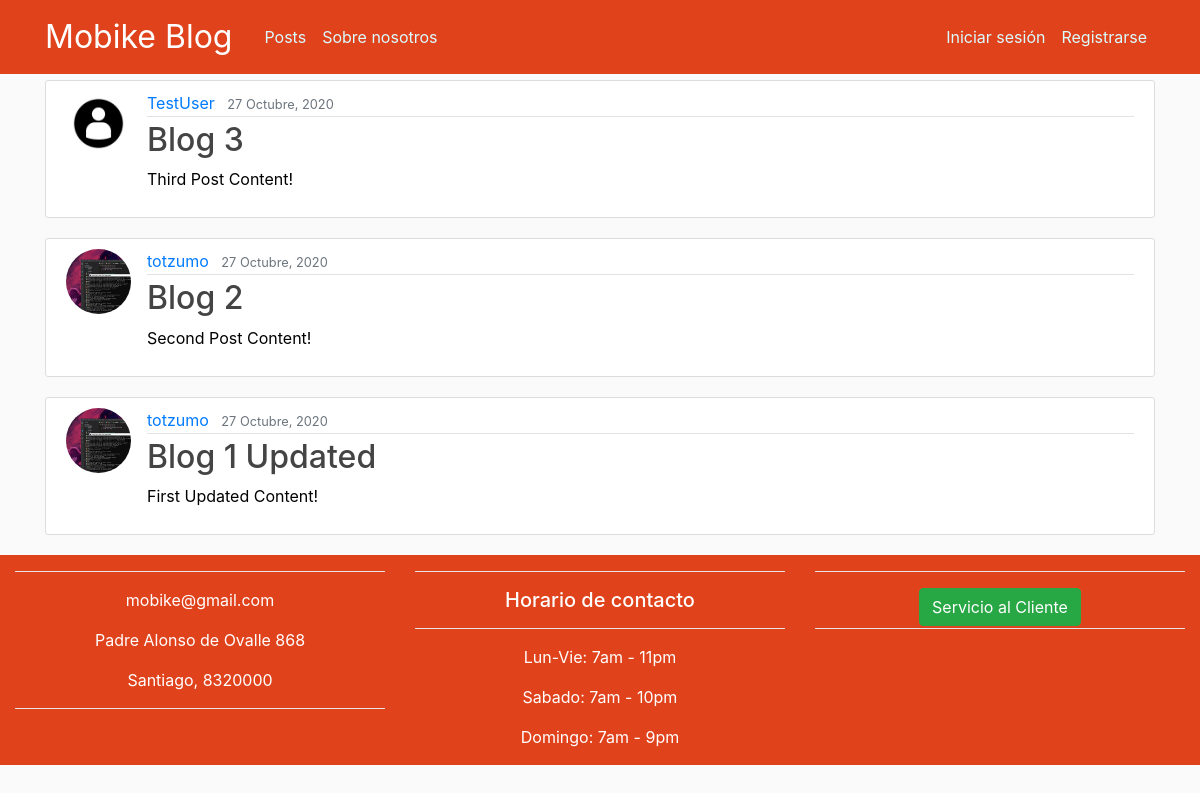
/, run on an earlier commit of the app's database.
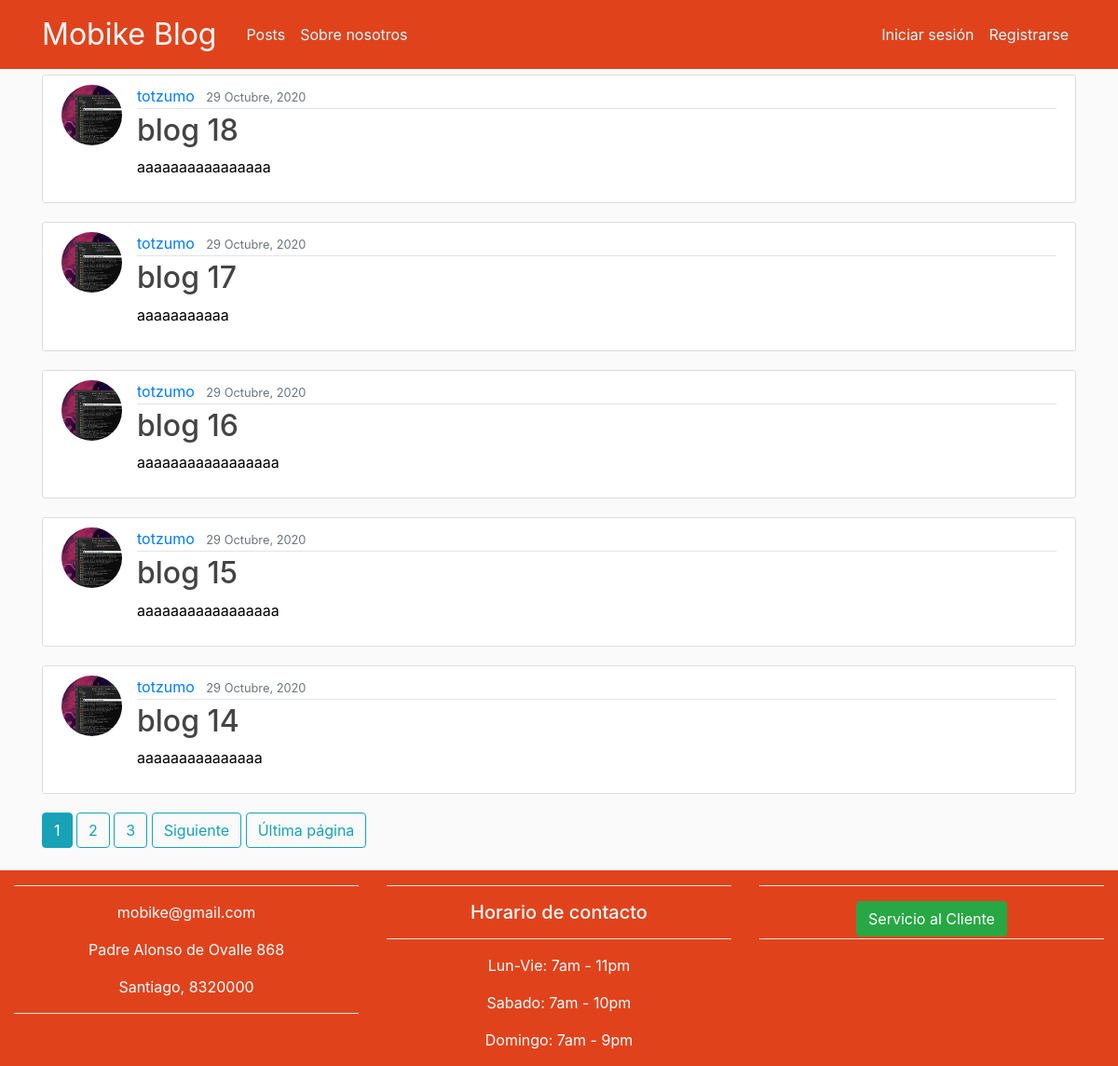
And on a later commit of the database.
### blog/models.py (models this page shows, shortened)
class Post(models.Model):
    title = models.CharField(max_length=100)
    content = models.TextField()
    date_posted = models.DateTimeField(default=timezone.now)
    author = models.ForeignKey(User, on_delete=models.CASCADE)

### users/models.py (models this page shows, shortened)
class Profile(models.Model):
    user = models.OneToOneField(User, on_delete=models.CASCADE)
    image = models.ImageField(default='default.jpg', upload_to='profile_pics')

### blog/views.py (the view)
# urls.py: path('', PostListView.as_view(), name='blog-home'),
class PostListView(ListView):
    model = Post
    template_name = 'blog/home.html'
    context_object_name = 'posts'
    ordering = ['-date_posted']
    paginate_by = 5

### blog/templates/blog/home.html (shortened to what this page needs)
{% extends "blog/base.html" %}
{% block content %}
    {% for post in posts %}
    <article class="media content-section">
        <img class="rounded-circle article-img" src="{{ post.author.profile.image.url }}">
        <div class="media-body">
            <div class="article-metadata">
                <a class="mr-2" href="{% url 'user-posts' post.author.username %}">{{ post.author }}</a>
                <small class="text-muted">{{ post.date_posted|date:"d F, Y" }}</small>
            </div>
            <h2><a class="article-title" href="{% url 'post-detail' post.id %}">{{ post.title }}</a></h2>
            <p class="article-content">{{ post.content }}</p>
        </div>
    </article>
    {% endfor %}
    {% if is_paginated %}
        {% for num in page_obj.paginator.page_range %}
            {% if page_obj.number == num %}
                <a class="btn btn-info mb-4" href="?page={{ num }}">{{ num }}</a>
            {% elif num > page_obj.number|add:'-3' and num < page_obj.number|add:'3' %}
                <a class="btn btn-outline-info mb-4" href="?page={{ num }}">{{ num }}</a>
            {% endif %}
        {% endfor %}
        {% if page_obj.has_next %}
            <a class="btn btn-outline-info mb-4" href="?page={{ page_obj.next_page_number }}">Siguiente</a>
            <a class="btn btn-outline-info mb-4" href="?page={{ page_obj.paginator.num_pages }}">Última página</a>
        {% endif %}
    {% endif %}
{% endblock content %}

What changed in the data, as far as the page shows it:
no longer on this page (row unchanged): Post: author.profile.image (placeholder picture), author "TestUser", date_posted "27 Octubre, 2020", title "Blog 3", content "Third Post Content!"
no longer on this page (row unchanged): Post: author.profile.image (picture), author "totzumo", date_posted "27 Octubre, 2020", title "Blog 2", content "Second Post Content!"
no longer on this page (row unchanged): Post: author.profile.image (picture), author "totzumo", date_posted "27 Octubre, 2020", title "Blog 1 Updated", content "First Updated Content!"
added Post: author.profile.image (picture), author "totzumo", date_posted "29 Octubre, 2020", title "blog 18", content "aaaaaaaaaaaaaaaa"
added Post: author.profile.image (picture), author "totzumo", date_posted "29 Octubre, 2020", title "blog 17", content "aaaaaaaaaaa"
added Post: author.profile.image (picture), author "totzumo", date_posted "29 Octubre, 2020", title "blog 16", content "aaaaaaaaaaaaaaaaa"
added Post: author.profile.image (picture), author "totzumo", date_posted "29 Octubre, 2020", title "blog 15", content "aaaaaaaaaaaaaaaaa"
added Post: author.profile.image (picture), author "totzumo", date_posted "29 Octubre, 2020", title "blog 14", content "aaaaaaaaaaaaaaa"
Also different on the page:
new list line: "1"
new list line: "2"
new list line: "3"
text now shown: "Siguiente Última página"
